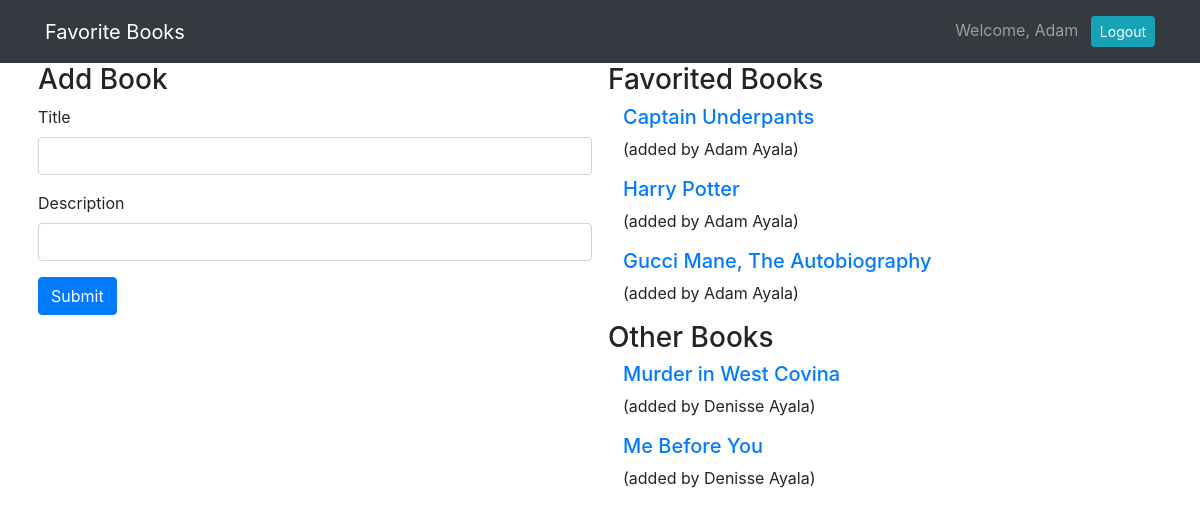
Page /books (signed in) on the committed database.
### books_app/models.py (models this page shows)
class User(models.Model):
    first_name = models.CharField(max_length=255)
    last_name = models.CharField(max_length=255)
    email = models.EmailField(max_length=255)
    password = models.CharField(max_length=255)
    created_at = models.DateField(auto_now_add=True)
    updated_at = models.DateField(auto_now=True)
    objects = UserManager()

class Book(models.Model):
    title = models.CharField(max_length=255)
    description = models.CharField(max_length=255)
    creator = models.ForeignKey(User, related_name="has_created_books", on_delete=models.CASCADE)
    favorited_by = models.ManyToManyField(User, related_name="favorited_books")
    created_at = models.DateField(auto_now_add=True)
    updated_at = models.DateField(auto_now=True)
    objects = BookManager()

### books_app/views.py (the view)
# urls.py: path("books", views.show_all),
def show_all(request):
    if "user_id" not in request.session:
        return redirect('/')
    else:
        context = {
            'all_books': Book.objects.all(),
            'this_user': User.objects.get(id=request.session['user_id'])
        }
        return render(request, 'books.html', context)

### books_app/templates/books.html (shortened to what this page needs)
<!DOCTYPE html>
<html lang="en">
<head>
    <link rel="stylesheet" href="https://stackpath.bootstrapcdn.com/bootstrap/4.3.1/css/bootstrap.min.css"
>
</head>
<body>
    <nav class="navbar navbar-expand-lg navbar-dark bg-dark">
        <div class="container">
            <a class="navbar-brand" href="#">Favorite Books</a>
            <div class="collapse navbar-collapse" id="navbarText">
                <span class="navbar-text">
                    Welcome, {{request.session.greeting}} </a> <a href="/logout" role="button"
                        class="btn btn-sm btn-info ml-2 text-white">Logout</a>
                </span>
            </div>
        </div>
    </nav>
    <div class="container">
        <div class="row">
            <div class="col-6 px-2">
                <h3>Add Book</h3>
                <form action="/books/create" method="post">
                    <div class="form-group">
                        <label for="title">Title</label>
                        <input type="text" class="form-control" name="title">
                    </div>
                    <div class="form-group">
                        <label for="description">Description</label>
                        <input type="text" class="form-control" name="description">
                    </div>
                    <button type="submit" class="btn btn-primary">Submit</button>
                </form>
            </div>
            <div class="col-6 px-2">
                <h3>Favorited Books</h3>
                {% for book in all_books %}
                {% if this_user in book.favorited_by.all %}
                <div class="container">
                    <h5><a href="/books/{{book.id}}">{{book.title}}</a></h5>
                    <p>(added by {{book.creator.first_name}} {{book.creator.last_name}})</p>
                </div>
                {% endif %}
                {% endfor %}
                <h3>Other Books</h3>
                {% for book in all_books %}
                {% if this_user not in book.favorited_by.all %}
                <div class="container">
                    <h5><a href="/books/{{book.id}}">{{book.title}}</a></h5>
                    <p>(added by {{book.creator.first_name}} {{book.creator.last_name}})</p>
                </div>
                {% endif %}
                {% endfor %}
            </div>
        </div>
    </div>
</body>
</html>

### rows in the picture
User: session.greeting "Adam"
Book: title "Captain Underpants", creator.first_name "Adam", creator.last_name "Ayala"
Book: title "Harry Potter", creator.first_name "Adam", creator.last_name "Ayala"
Book: title "Gucci Mane, The Autobiography", creator.first_name "Adam", creator.last_name "Ayala"
Book: title "Murder in West Covina", creator.first_name "Denisse", creator.last_name "Ayala"
Book: title "Me Before You", creator.first_name "Denisse", creator.last_name "Ayala"
